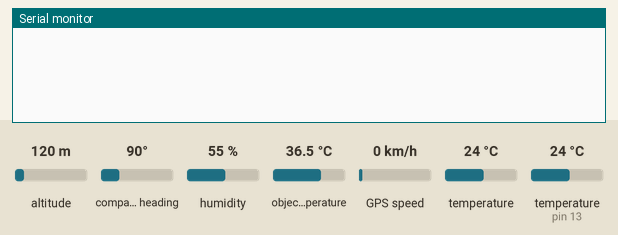
Recording of a sketch running on a simulated Arduino Uno, built with avr-gcc and run on an emulated ATmega328P. On the bench: the last lines printed to the serial monitor. The test bench sets the inputs (shaded band); at power-on: humidity 55 %, object temperature 36.5 °C, temperature 24 °C, temperature (sensor on pin 13) 24 °C, altitude 120 m, compass heading 90°, GPS speed 0 km/h. The GPS gets a fix after 3 s at 37.7749, -122.4194 with 8 satellites.

Above: at 1.4 s.
1.5 s: humidity set to 22 %
At 3.7 s:
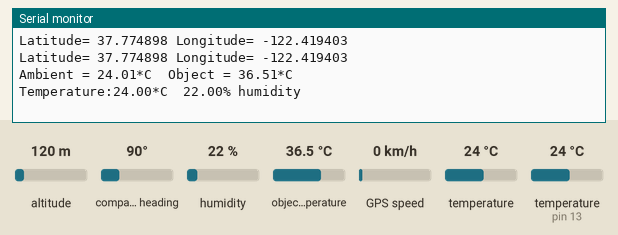
4.7 s: object temperature set to 20 °C
At 6.1 s:
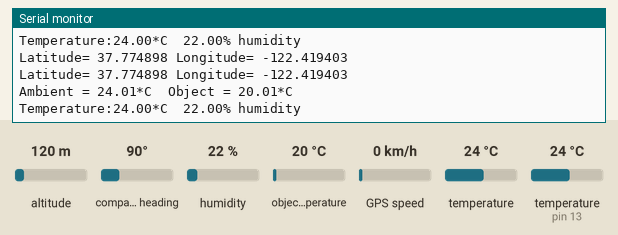
6.2 s: temperature (sensor 0) set to 12 °C
7.7 s: temperature (sensor on pin 13) set to 12 °C
At 9.0 s:
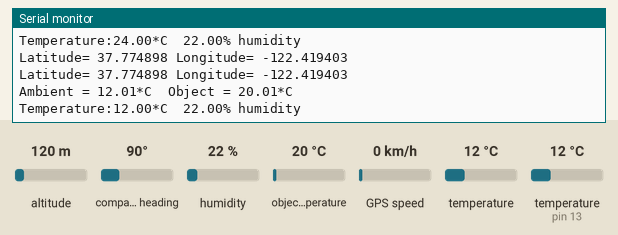
9.2 s: humidity set to 40 %
10.7 s: object temperature set to 26 °C
At 11.7 s:
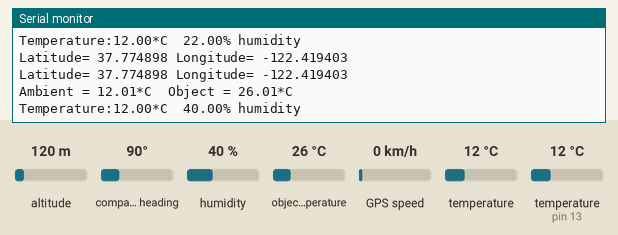
Timing chart, 0 to 13.2 s (numbered marks = the images above; inputs shaded):
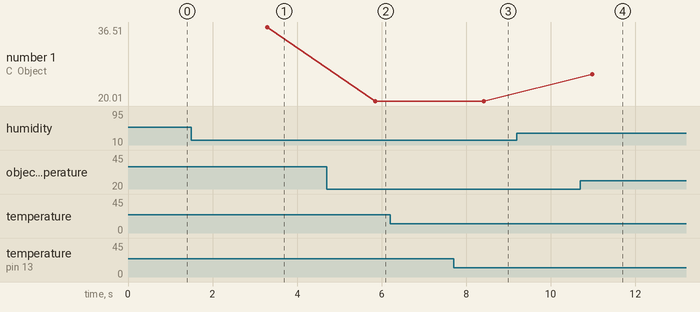

Measured:
- after the input at 1.5 s, the serial monitor: prints a new line after 1.8 s (image 1)
- after the input at 4.7 s, the serial monitor: prints a new line after 1.2 s (image 2)
- after the input at 7.7 s, the serial monitor: prints a new line after 0.74 s (image 3)
- after the input at 10.7 s, the serial monitor: prints a new line after 0.28 s (image 4)
- plotted number 1: 36.51 → 20.01 after the input at 4.7 s, 20.01 → 26.01 after the input at 10.7 s

The sketch:

main.ino
```cpp
//#includes
//gy-906
#include <Wire.h>
#include <Adafruit_MLX90614.h>
//DHT11
#include <DHT.h>
//GPS
#include <TinyGPS++.h>
#include <SoftwareSerial.h>

//#defines
//gy-906
Adafruit_MLX90614 mlx = Adafruit_MLX90614();

//DHT11
#define DHT11_PIN 13
#define DHTTYPE    DHT11     // DHT 11
DHT dht(DHT11_PIN, DHTTYPE);
//NEO-6M
#define GPSTX_PIN 0
#define GPSRX_PIN 4
TinyGPSPlus gps;
SoftwareSerial  SerialGPS(GPSRX_PIN, GPSTX_PIN);


void setup() {

  Serial.begin(115200);

  dht.begin();
  mlx.begin();
  SerialGPS.begin(9600);
  delay(250);

}

void loop() {
  static bool GPS_CHANGED = false;

  while (SerialGPS.available() > 0){
    gps.encode(SerialGPS.read());
    if (gps.location.isUpdated()){
      Serial.print("Latitude= ");
      Serial.print(gps.location.lat(), 6);
      Serial.print(" Longitude= ");
      Serial.println(gps.location.lng(), 6);
      GPS_CHANGED =true;
    }

  }
  if(GPS_CHANGED){
  // put your main code here, to run repeatedly:
  Serial.print("Ambient = "); Serial.print(mlx.readAmbientTempC());
  Serial.print("*C\tObject = "); Serial.print(mlx.readObjectTempC()); Serial.println("*C");
   Serial.println("Temperature:" + String(dht.readTemperature()) +"*C\t" + String(dht.readHumidity()) + "% humidity");
  delay(2500);
  GPS_CHANGED = false;
  }

}
```
